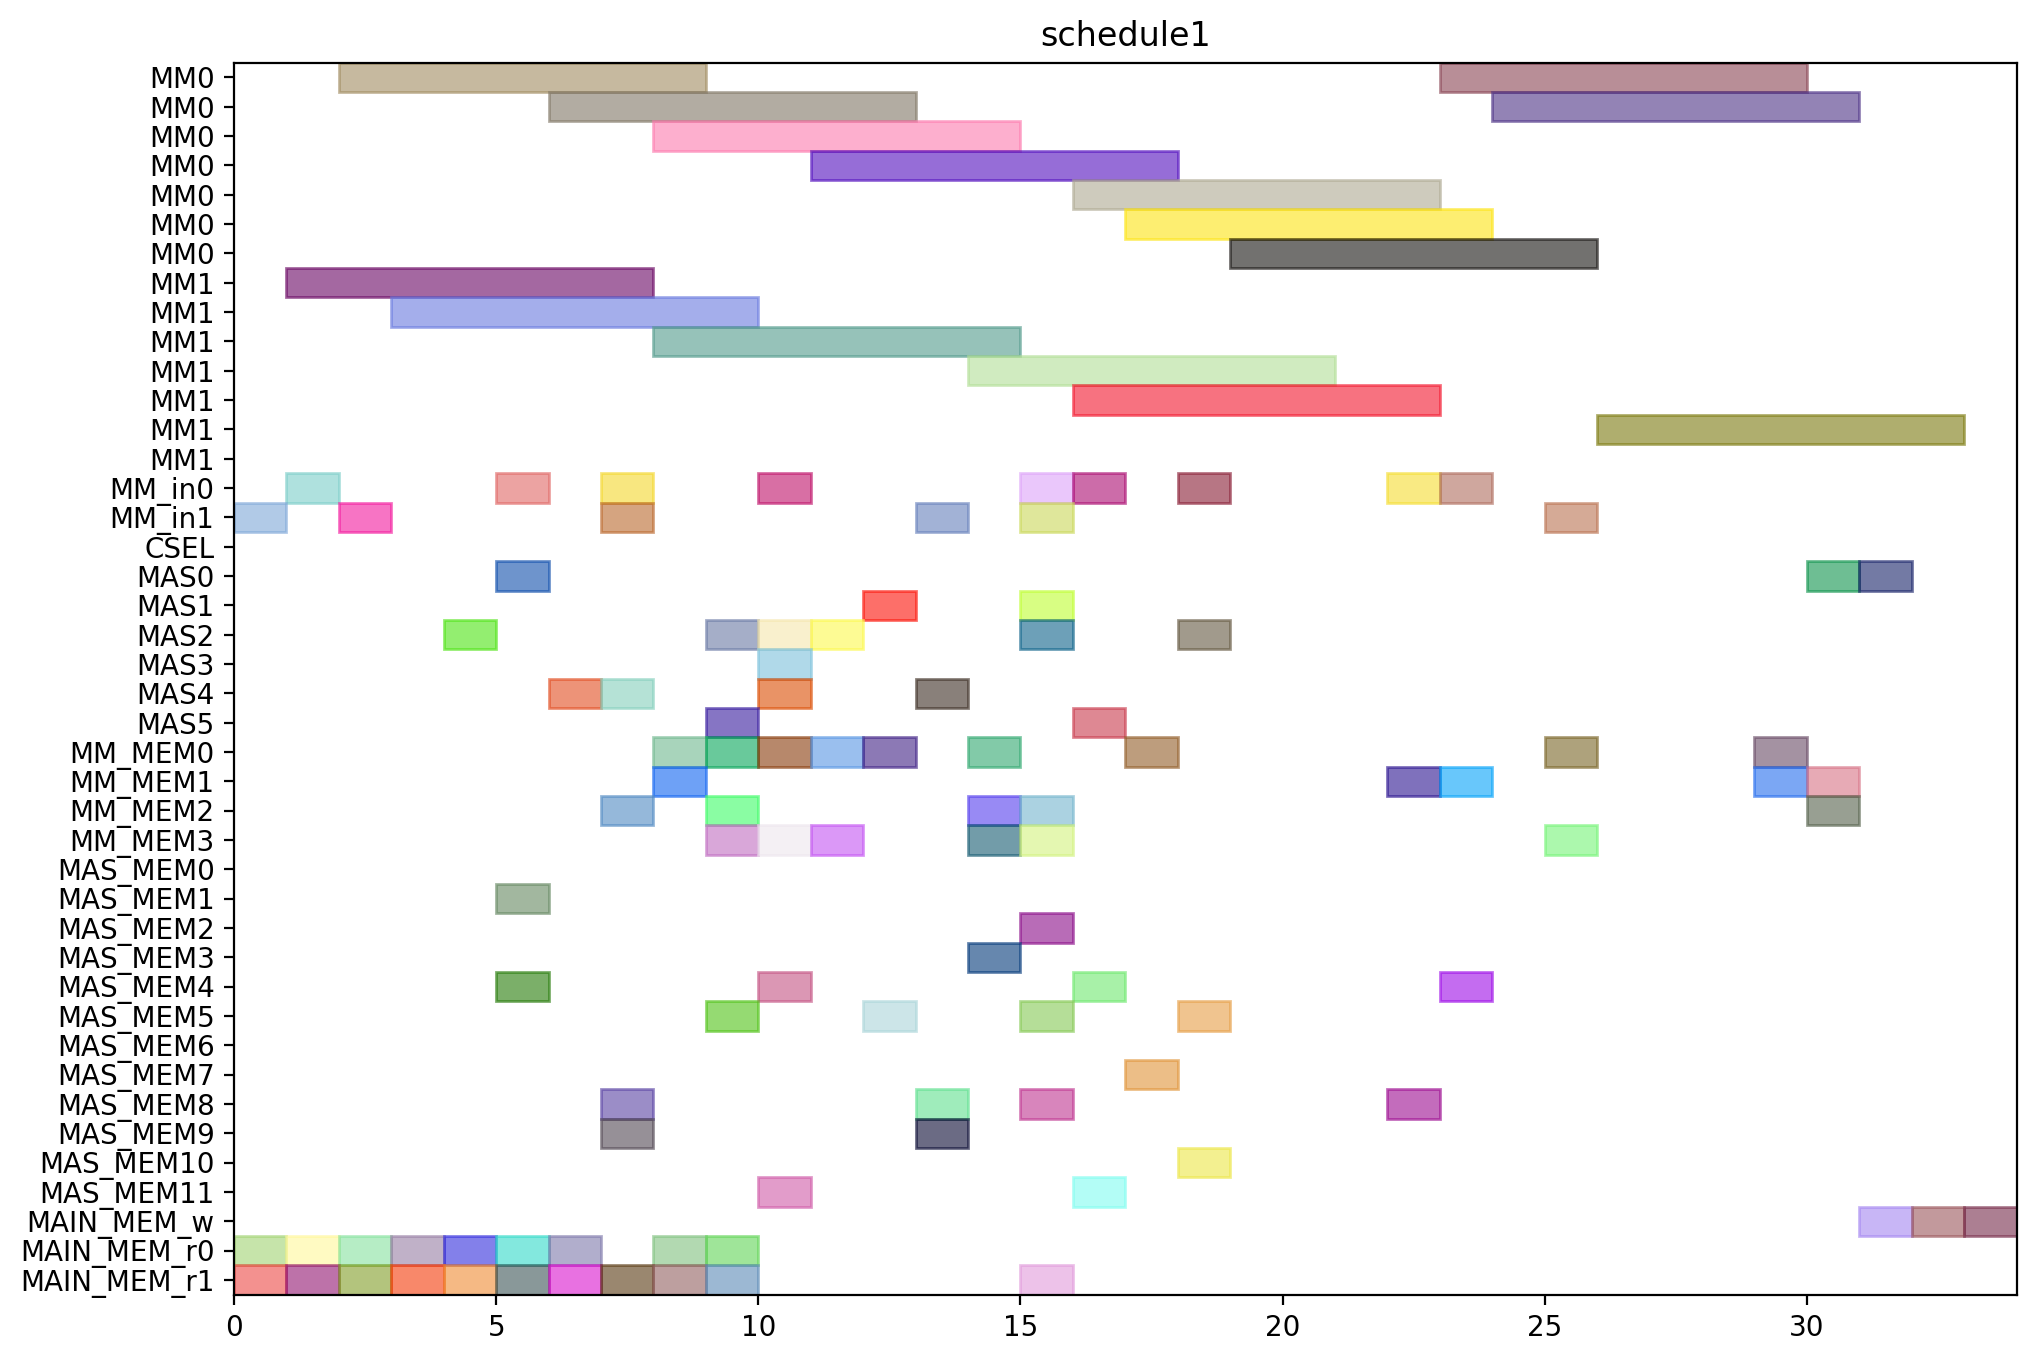

Source code (Python):
from pyschedule import Scenario, solvers, plotters, alt


def solve():
	horizon = 146
	S = Scenario("schedule1", horizon=horizon)

	# resource
	MM = S.Resources('MM', num=2, size=7)
	MM_in = S.Resources('MM_in', num=2)
	CSEL = S.Resource('CSEL')
	MAS = S.Resources('MAS', num=6, size=1, periods=range(1, horizon))
	MM_MEM = S.Resources('MM_MEM', num=4)
	MAS_MEM = S.Resources('MAS_MEM', num=12)
	MAIN_MEM_w = S.Resource('MAIN_MEM_w', size=1)
	MAIN_MEM_r = S.Resources('MAIN_MEM_r', num=2)

	# result of previous scheduling
	t2_in = S.Task('t2_in', length=1, delay_cost=1)
	S += t2_in >= 0
	t2_in += MM_in[1]

	t2_mem0 = S.Task('t2_mem0', length=1, delay_cost=1)
	S += t2_mem0 >= 0
	t2_mem0 += MAIN_MEM_r[0]

	t2_mem1 = S.Task('t2_mem1', length=1, delay_cost=1)
	S += t2_mem1 >= 0
	t2_mem1 += MAIN_MEM_r[1]

	t0_in = S.Task('t0_in', length=1, delay_cost=1)
	S += t0_in >= 1
	t0_in += MM_in[0]

	t0_mem0 = S.Task('t0_mem0', length=1, delay_cost=1)
	S += t0_mem0 >= 1
	t0_mem0 += MAIN_MEM_r[0]

	t0_mem1 = S.Task('t0_mem1', length=1, delay_cost=1)
	S += t0_mem1 >= 1
	t0_mem1 += MAIN_MEM_r[1]

	t2 = S.Task('t2', length=7, delay_cost=1)
	S += t2 >= 1
	t2 += MM[1]

	t0 = S.Task('t0', length=7, delay_cost=1)
	S += t0 >= 2
	t0 += MM[0]

	t1_in = S.Task('t1_in', length=1, delay_cost=1)
	S += t1_in >= 2
	t1_in += MM_in[1]

	t1_mem0 = S.Task('t1_mem0', length=1, delay_cost=1)
	S += t1_mem0 >= 2
	t1_mem0 += MAIN_MEM_r[0]

	t1_mem1 = S.Task('t1_mem1', length=1, delay_cost=1)
	S += t1_mem1 >= 2
	t1_mem1 += MAIN_MEM_r[1]

	t1 = S.Task('t1', length=7, delay_cost=1)
	S += t1 >= 3
	t1 += MM[1]

	t3_mem0 = S.Task('t3_mem0', length=1, delay_cost=1)
	S += t3_mem0 >= 3
	t3_mem0 += MAIN_MEM_r[0]

	t3_mem1 = S.Task('t3_mem1', length=1, delay_cost=1)
	S += t3_mem1 >= 3
	t3_mem1 += MAIN_MEM_r[1]

	t3 = S.Task('t3', length=1, delay_cost=1)
	S += t3 >= 4
	t3 += MAS[2]

	t4_mem0 = S.Task('t4_mem0', length=1, delay_cost=1)
	S += t4_mem0 >= 4
	t4_mem0 += MAIN_MEM_r[0]

	t4_mem1 = S.Task('t4_mem1', length=1, delay_cost=1)
	S += t4_mem1 >= 4
	t4_mem1 += MAIN_MEM_r[1]

	t13_mem0 = S.Task('t13_mem0', length=1, delay_cost=1)
	S += t13_mem0 >= 5
	t13_mem0 += MAIN_MEM_r[0]

	t13_mem1 = S.Task('t13_mem1', length=1, delay_cost=1)
	S += t13_mem1 >= 5
	t13_mem1 += MAIN_MEM_r[1]

	t4 = S.Task('t4', length=1, delay_cost=1)
	S += t4 >= 5
	t4 += MAS[0]

	t5_in = S.Task('t5_in', length=1, delay_cost=1)
	S += t5_in >= 5
	t5_in += MM_in[0]

	t5_mem0 = S.Task('t5_mem0', length=1, delay_cost=1)
	S += t5_mem0 >= 5
	t5_mem0 += MAS_MEM[4]

	t5_mem1 = S.Task('t5_mem1', length=1, delay_cost=1)
	S += t5_mem1 >= 5
	t5_mem1 += MAS_MEM[1]

	t13 = S.Task('t13', length=1, delay_cost=1)
	S += t13 >= 6
	t13 += MAS[4]

	t14_mem0 = S.Task('t14_mem0', length=1, delay_cost=1)
	S += t14_mem0 >= 6
	t14_mem0 += MAIN_MEM_r[0]

	t14_mem1 = S.Task('t14_mem1', length=1, delay_cost=1)
	S += t14_mem1 >= 6
	t14_mem1 += MAIN_MEM_r[1]

	t5 = S.Task('t5', length=7, delay_cost=1)
	S += t5 >= 6
	t5 += MM[0]

	t14 = S.Task('t14', length=1, delay_cost=1)
	S += t14 >= 7
	t14 += MAS[4]

	t15_in = S.Task('t15_in', length=1, delay_cost=1)
	S += t15_in >= 7
	t15_in += MM_in[0]

	t15_mem0 = S.Task('t15_mem0', length=1, delay_cost=1)
	S += t15_mem0 >= 7
	t15_mem0 += MAS_MEM[8]

	t15_mem1 = S.Task('t15_mem1', length=1, delay_cost=1)
	S += t15_mem1 >= 7
	t15_mem1 += MAS_MEM[9]

	t20_in = S.Task('t20_in', length=1, delay_cost=1)
	S += t20_in >= 7
	t20_in += MM_in[1]

	t20_mem0 = S.Task('t20_mem0', length=1, delay_cost=1)
	S += t20_mem0 >= 7
	t20_mem0 += MM_MEM[2]

	t20_mem1 = S.Task('t20_mem1', length=1, delay_cost=1)
	S += t20_mem1 >= 7
	t20_mem1 += MAIN_MEM_r[1]

	t15 = S.Task('t15', length=7, delay_cost=1)
	S += t15 >= 8
	t15 += MM[0]

	t18_mem0 = S.Task('t18_mem0', length=1, delay_cost=1)
	S += t18_mem0 >= 8
	t18_mem0 += MM_MEM[0]

	t18_mem1 = S.Task('t18_mem1', length=1, delay_cost=1)
	S += t18_mem1 >= 8
	t18_mem1 += MM_MEM[1]

	t20 = S.Task('t20', length=7, delay_cost=1)
	S += t20 >= 8
	t20 += MM[1]

	t9_mem0 = S.Task('t9_mem0', length=1, delay_cost=1)
	S += t9_mem0 >= 8
	t9_mem0 += MAIN_MEM_r[0]

	t9_mem1 = S.Task('t9_mem1', length=1, delay_cost=1)
	S += t9_mem1 >= 8
	t9_mem1 += MAIN_MEM_r[1]

	t11_mem0 = S.Task('t11_mem0', length=1, delay_cost=1)
	S += t11_mem0 >= 9
	t11_mem0 += MM_MEM[2]

	t11_mem1 = S.Task('t11_mem1', length=1, delay_cost=1)
	S += t11_mem1 >= 9
	t11_mem1 += MM_MEM[3]

	t18 = S.Task('t18', length=1, delay_cost=1)
	S += t18 >= 9
	t18 += MAS[2]

	t19_mem0 = S.Task('t19_mem0', length=1, delay_cost=1)
	S += t19_mem0 >= 9
	t19_mem0 += MM_MEM[0]

	t19_mem1 = S.Task('t19_mem1', length=1, delay_cost=1)
	S += t19_mem1 >= 9
	t19_mem1 += MAS_MEM[5]

	t8_mem0 = S.Task('t8_mem0', length=1, delay_cost=1)
	S += t8_mem0 >= 9
	t8_mem0 += MAIN_MEM_r[0]

	t8_mem1 = S.Task('t8_mem1', length=1, delay_cost=1)
	S += t8_mem1 >= 9
	t8_mem1 += MAIN_MEM_r[1]

	t9 = S.Task('t9', length=1, delay_cost=1)
	S += t9 >= 9
	t9 += MAS[5]

	t10_in = S.Task('t10_in', length=1, delay_cost=1)
	S += t10_in >= 10
	t10_in += MM_in[0]

	t10_mem0 = S.Task('t10_mem0', length=1, delay_cost=1)
	S += t10_mem0 >= 10
	t10_mem0 += MAS_MEM[4]

	t10_mem1 = S.Task('t10_mem1', length=1, delay_cost=1)
	S += t10_mem1 >= 10
	t10_mem1 += MAS_MEM[11]

	t11 = S.Task('t11', length=1, delay_cost=1)
	S += t11 >= 10
	t11 += MAS[3]

	t19 = S.Task('t19', length=1, delay_cost=1)
	S += t19 >= 10
	t19 += MAS[4]

	t6_mem0 = S.Task('t6_mem0', length=1, delay_cost=1)
	S += t6_mem0 >= 10
	t6_mem0 += MM_MEM[0]

	t6_mem1 = S.Task('t6_mem1', length=1, delay_cost=1)
	S += t6_mem1 >= 10
	t6_mem1 += MM_MEM[3]

	t8 = S.Task('t8', length=1, delay_cost=1)
	S += t8 >= 10
	t8 += MAS[2]

	t10 = S.Task('t10', length=7, delay_cost=1)
	S += t10 >= 11
	t10 += MM[0]

	t16_mem0 = S.Task('t16_mem0', length=1, delay_cost=1)
	S += t16_mem0 >= 11
	t16_mem0 += MM_MEM[0]

	t16_mem1 = S.Task('t16_mem1', length=1, delay_cost=1)
	S += t16_mem1 >= 11
	t16_mem1 += MM_MEM[3]

	t6 = S.Task('t6', length=1, delay_cost=1)
	S += t6 >= 11
	t6 += MAS[2]

	t16 = S.Task('t16', length=1, delay_cost=1)
	S += t16 >= 12
	t16 += MAS[1]

	t7_mem0 = S.Task('t7_mem0', length=1, delay_cost=1)
	S += t7_mem0 >= 12
	t7_mem0 += MM_MEM[0]

	t7_mem1 = S.Task('t7_mem1', length=1, delay_cost=1)
	S += t7_mem1 >= 12
	t7_mem1 += MAS_MEM[5]

	t28_in = S.Task('t28_in', length=1, delay_cost=1)
	S += t28_in >= 13
	t28_in += MM_in[1]

	t28_mem0 = S.Task('t28_mem0', length=1, delay_cost=1)
	S += t28_mem0 >= 13
	t28_mem0 += MAS_MEM[8]

	t28_mem1 = S.Task('t28_mem1', length=1, delay_cost=1)
	S += t28_mem1 >= 13
	t28_mem1 += MAS_MEM[9]

	t7 = S.Task('t7', length=1, delay_cost=1)
	S += t7 >= 13
	t7 += MAS[4]

	t17_mem0 = S.Task('t17_mem0', length=1, delay_cost=1)
	S += t17_mem0 >= 14
	t17_mem0 += MM_MEM[0]

	t17_mem1 = S.Task('t17_mem1', length=1, delay_cost=1)
	S += t17_mem1 >= 14
	t17_mem1 += MAS_MEM[3]

	t22_mem0 = S.Task('t22_mem0', length=1, delay_cost=1)
	S += t22_mem0 >= 14
	t22_mem0 += MM_MEM[2]

	t22_mem1 = S.Task('t22_mem1', length=1, delay_cost=1)
	S += t22_mem1 >= 14
	t22_mem1 += MM_MEM[3]

	t28 = S.Task('t28', length=7, delay_cost=1)
	S += t28 >= 14
	t28 += MM[1]

	t17 = S.Task('t17', length=1, delay_cost=1)
	S += t17 >= 15
	t17 += MAS[1]

	t21_mem0 = S.Task('t21_mem0', length=1, delay_cost=1)
	S += t21_mem0 >= 15
	t21_mem0 += MM_MEM[2]

	t21_mem1 = S.Task('t21_mem1', length=1, delay_cost=1)
	S += t21_mem1 >= 15
	t21_mem1 += MM_MEM[3]

	t22 = S.Task('t22', length=1, delay_cost=1)
	S += t22 >= 15
	t22 += MAS[2]

	t23_in = S.Task('t23_in', length=1, delay_cost=1)
	S += t23_in >= 15
	t23_in += MM_in[0]

	t23_mem0 = S.Task('t23_mem0', length=1, delay_cost=1)
	S += t23_mem0 >= 15
	t23_mem0 += MAS_MEM[2]

	t23_mem1 = S.Task('t23_mem1', length=1, delay_cost=1)
	S += t23_mem1 >= 15
	t23_mem1 += MAIN_MEM_r[1]

	t25_in = S.Task('t25_in', length=1, delay_cost=1)
	S += t25_in >= 15
	t25_in += MM_in[1]

	t25_mem0 = S.Task('t25_mem0', length=1, delay_cost=1)
	S += t25_mem0 >= 15
	t25_mem0 += MAS_MEM[8]

	t25_mem1 = S.Task('t25_mem1', length=1, delay_cost=1)
	S += t25_mem1 >= 15
	t25_mem1 += MAS_MEM[5]

	t21 = S.Task('t21', length=1, delay_cost=1)
	S += t21 >= 16
	t21 += MAS[5]

	t23 = S.Task('t23', length=7, delay_cost=1)
	S += t23 >= 16
	t23 += MM[0]

	t25 = S.Task('t25', length=7, delay_cost=1)
	S += t25 >= 16
	t25 += MM[1]

	t27_in = S.Task('t27_in', length=1, delay_cost=1)
	S += t27_in >= 16
	t27_in += MM_in[0]

	t27_mem0 = S.Task('t27_mem0', length=1, delay_cost=1)
	S += t27_mem0 >= 16
	t27_mem0 += MAS_MEM[4]

	t27_mem1 = S.Task('t27_mem1', length=1, delay_cost=1)
	S += t27_mem1 >= 16
	t27_mem1 += MAS_MEM[11]

	t12_mem0 = S.Task('t12_mem0', length=1, delay_cost=1)
	S += t12_mem0 >= 17
	t12_mem0 += MM_MEM[0]

	t12_mem1 = S.Task('t12_mem1', length=1, delay_cost=1)
	S += t12_mem1 >= 17
	t12_mem1 += MAS_MEM[7]

	t27 = S.Task('t27', length=7, delay_cost=1)
	S += t27 >= 17
	t27 += MM[0]

	t12 = S.Task('t12', length=1, delay_cost=1)
	S += t12 >= 18
	t12 += MAS[2]

	t29_in = S.Task('t29_in', length=1, delay_cost=1)
	S += t29_in >= 18
	t29_in += MM_in[0]

	t29_mem0 = S.Task('t29_mem0', length=1, delay_cost=1)
	S += t29_mem0 >= 18
	t29_mem0 += MAS_MEM[10]

	t29_mem1 = S.Task('t29_mem1', length=1, delay_cost=1)
	S += t29_mem1 >= 18
	t29_mem1 += MAS_MEM[5]

	t29 = S.Task('t29', length=7, delay_cost=1)
	S += t29 >= 19
	t29 += MM[0]


	# new tasks
	t24 = S.Task('t24', length=7, delay_cost=1)
	t24 += alt(MM)
	t24_in = S.Task('t24_in', length=1, delay_cost=1)
	t24_in += alt(MM_in)
	S += t24_in*MM_in[0]<=t24*MM[0]
	S += t24_in*MM_in[1]<=t24*MM[1]
	t24_mem0 = S.Task('t24_mem0', length=1, delay_cost=1)
	t24_mem0 += MAS_MEM[4]
	S += 18 < t24_mem0
	S += t24_mem0 <= t24

	t24_mem1 = S.Task('t24_mem1', length=1, delay_cost=1)
	t24_mem1 += MM_MEM[1]
	S += 22 < t24_mem1
	S += t24_mem1 <= t24

	t26 = S.Task('t26', length=7, delay_cost=1)
	t26 += alt(MM)
	t26_in = S.Task('t26_in', length=1, delay_cost=1)
	t26_in += alt(MM_in)
	S += t26_in*MM_in[0]<=t26*MM[0]
	S += t26_in*MM_in[1]<=t26*MM[1]
	t26_mem0 = S.Task('t26_mem0', length=1, delay_cost=1)
	t26_mem0 += MAS_MEM[8]
	S += 10 < t26_mem0
	S += t26_mem0 <= t26

	t26_mem1 = S.Task('t26_mem1', length=1, delay_cost=1)
	t26_mem1 += MM_MEM[1]
	S += 22 < t26_mem1
	S += t26_mem1 <= t26

	PZ_new = S.Task('PZ_new', length=7, delay_cost=1)
	PZ_new += alt(MM)
	PZ_new_in = S.Task('PZ_new_in', length=1, delay_cost=1)
	PZ_new_in += alt(MM_in)
	S += PZ_new_in*MM_in[0]<=PZ_new*MM[0]
	S += PZ_new_in*MM_in[1]<=PZ_new*MM[1]
	S += 0<PZ_new

	PZ_new_w = S.Task('PZ_new_w', length=1, delay_cost=1)
	PZ_new_w += alt(MAIN_MEM_w)
	S += PZ_new <= PZ_new_w

	PZ_new_mem0 = S.Task('PZ_new_mem0', length=1, delay_cost=1)
	PZ_new_mem0 += MM_MEM[0]
	S += 25 < PZ_new_mem0
	S += PZ_new_mem0 <= PZ_new

	PZ_new_mem1 = S.Task('PZ_new_mem1', length=1, delay_cost=1)
	PZ_new_mem1 += MM_MEM[3]
	S += 20 < PZ_new_mem1
	S += PZ_new_mem1 <= PZ_new

	PX_new = S.Task('PX_new', length=1, delay_cost=1)
	PX_new += alt(MAS)
	S += 0<PX_new

	PX_new_w = S.Task('PX_new_w', length=1, delay_cost=1)
	PX_new_w += alt(MAIN_MEM_w)
	S += PX_new <= PX_new_w

	PX_new_mem0 = S.Task('PX_new_mem0', length=1, delay_cost=1)
	PX_new_mem0 += MM_MEM[2]
	S += 22 < PX_new_mem0
	S += PX_new_mem0 <= PX_new

	PX_new_mem1 = S.Task('PX_new_mem1', length=1, delay_cost=1)
	PX_new_mem1 += alt(MM_MEM)
	S += (t24*MM[0])-1 < PX_new_mem1*MM_MEM[1]
	S += (t24*MM[1])-1 < PX_new_mem1*MM_MEM[3]
	S += PX_new_mem1 <= PX_new

	PY_new = S.Task('PY_new', length=1, delay_cost=1)
	PY_new += alt(MAS)
	S += 0<PY_new

	PY_new_w = S.Task('PY_new_w', length=1, delay_cost=1)
	PY_new_w += alt(MAIN_MEM_w)
	S += PY_new <= PY_new_w

	PY_new_mem0 = S.Task('PY_new_mem0', length=1, delay_cost=1)
	PY_new_mem0 += MM_MEM[0]
	S += 23 < PY_new_mem0
	S += PY_new_mem0 <= PY_new

	PY_new_mem1 = S.Task('PY_new_mem1', length=1, delay_cost=1)
	PY_new_mem1 += alt(MM_MEM)
	S += (t26*MM[0])-1 < PY_new_mem1*MM_MEM[1]
	S += (t26*MM[1])-1 < PY_new_mem1*MM_MEM[3]
	S += PY_new_mem1 <= PY_new

	solvers.mip.solve(S,msg=1,kind='CPLEX',ratio_gap=1.01)

	solution = [['hoge']*len(S.solution()[1]) for i in range(len(S.solution()))]
	for i in range(len(S.solution())):
		for j in range(len(S.solution()[i])):
			solution[i][j]=str(S.solution()[i][j])
	print(solution)

	cycles = int(solution[-1][3])

	pic_file_name = "/home/mfukuda/ABE/multiRAM_multiMAS_16mux/scheduling_result/stage7MM2_stage1MAS6/EP_ADD_A_0/schedule1.png"
	if(S.solution() != []):
		plotters.matplotlib.plot(S,img_filename=pic_file_name, show_task_labels=False, fig_size=(cycles*0.25+3, 8))

	return solution
